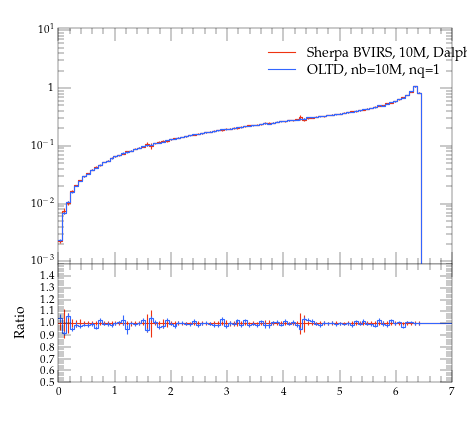

Source code (Python):
#! /usr/bin/env python

# This Python script was auto-generated using YODA v2.0.0.
# Analysis object: /evtb/inc_t_pt
# Timestamp: 15-04-2024 (14:39:54)

import matplotlib as mpl
import matplotlib.pyplot as plt
mpl.use('Agg') # comment out for interactive use
import os
import numpy as np

plotDir = os.path.split(os.path.realpath(__file__))[0]
if 'YODA_USER_PLOT_PATH' in globals():
    plot_outdir = globals()['YODA_USER_PLOT_PATH']
else:
    plot_outdir = plotDir

#plot style
plt.style.use(os.path.join(plotDir, '../default.mplstyle'))
# plot metadata
figW, figH = plt.rcParams['figure.figsize']
ax_xLabel = r''
ax_yLabel = r''
ax_title  = r''
ax_xScale = 'linear'
ax_yScale = 'log'
xLims = (0.0, 7.0)
yLims = (0.0009000000000000001, 11.0)

# TeX-friendly labels for the legend
labels = [ r"Sherpa BVIRS, 10M, Dalpha=0.01", r"OLTD, nb=10M, nq=1" ]

# Create figure and axis objects
fig, (ax, ratio0_ax) = plt.subplots(2, 1, sharex=True,
                  figsize=(figW,figH), gridspec_kw={'height_ratios': (2, 1)})
ratio0_ax.yaxis.set_major_locator(mpl.ticker.MultipleLocator(0.1))
ratio0_ax.set_ylim(0.5, 1.4999)
ratio0_ax.set_ylabel('Ratio')

# LineColor map: curve index -> color
linecolors = {0: '#EE3311', 1: '#3366FF'}
# the numerical data is stored in a separate file
dataf = dict()
prefix = os.path.split(__file__)[0]
if prefix:    prefix = prefix + '/'
exec(open(prefix+'inc_t_pt__data.py').read(), dataf)


legend_handles = [] # keep track of handles for the legend

# style options for curves
# starts at zorder>=5 to draw curve on top of legend
styles = {
  'curve0': {
    'color' : linecolors[0],
    'linestyle' : '-',
    'marker' : 'o',
    'zorder' : 5,
    'histstyle' : True,
  },
  'curve1': {
    'color' : linecolors[1],
    'linestyle' : '-',
    'marker' : 'o',
    'zorder' : 6,
    'histstyle' : True,
  },
}
# curve from input yoda files in main panel
for label in dataf['yvals'].keys():
    if all(np.isnan(v) for v in dataf['yvals'][label]):
        continue
    tmp = None
    if styles[label]['histstyle']: # draw as histogram
        tmp, = ax.plot(dataf['xedges'], dataf['yedges'][label],
                       color=styles[label]['color'],
                       linestyle=styles[label]['linestyle'],
                       drawstyle='steps-pre', solid_joinstyle='miter',
                       zorder=styles[label]['zorder'], label=label)
        ax.errorbar(dataf['xpoints'], dataf['yvals'][label], color=styles[label]['color'],
                    xerr=dataf['xerrs'], yerr=[dataf['ydowns'][label], dataf['yups'][label]],
                    linestyle='none', zorder=styles[label]['zorder'])
    else: # draw as scatter
        tmp = ax.errorbar(dataf['xpoints'], dataf['yvals'][label],
                          xerr=dataf['xerrs'],
                          yerr=[ dataf['ydowns'][label],
                          dataf['yups'][label] ],
                          fmt=styles[label]['marker'],
                          ecolor=styles[label]['color'],
                          color=styles[label]['color'], zorder=2)
        tmp[-1][0].set_linestyle(styles[label]['linestyle'])
    legend_handles += [tmp]
    for varLabel in dataf['variation_yvals'].keys():
        if varLabel.startswith(label):
            tmp, = ax.plot(dataf['xedges'], dataf['variation_yvals'][varLabel],
                           color=styles[label]['color'],
                           linestyle=styles[label]['linestyle'],
                           drawstyle='steps-pre', solid_joinstyle='miter',
                           zorder=styles[label]['zorder'], alpha=0.5)


# plots on ratio panel
# curve from input yoda files in ratio panel
for label, yvals in dataf['ratio0_yvals'].items():
    if all(np.isnan(v) for v in yvals):
        continue
    if styles[label]['histstyle']: # plot as histogram
        ratio0_ax.plot(dataf['xedges'], yvals,
                       color=styles[label]['color'],
                       linestyle=styles[label]['linestyle'],
                       drawstyle='steps-pre', zorder=1,
                       solid_joinstyle='miter')
        ratio0_ax.vlines(dataf['xpoints'],
                         dataf['ratio0_ymin'][label],
                         dataf['ratio0_ymax'][label],
                         color=styles[label]['color'], zorder=1)
    else: # plot as scatter
        tmp = ratio0_ax.errorbar(dataf['xpoints'],
                                 yvals, xerr=dataf['xerrs'],
                                 yerr=dataf['ratio0_yerrs'][label],
                                 fmt=styles[label]['marker'],
                                 ecolor=styles[label]['color'],
                                 color=styles[label]['color'])
        tmp[-1][0].set_linestyle(styles[label]['linestyle'])

    for varlabel in dataf['ratio0_variation_vals'].keys():
        if varlabel.startswith(label):
            ratio0_ax.plot(dataf['xedges'],
                            dataf['ratio0_variation_vals'][varlabel],
                            color=styles[label]['color'],
                            linestyle=styles[label]['linestyle'],
                            drawstyle='steps-pre', solid_joinstyle='miter',
                            zorder=1, alpha=0.5)

legend_pos = (0.5, 0.97)
ax.legend(legend_handles, labels, loc='upper left', bbox_to_anchor=legend_pos)

# set plot metadata as defined above
ratio0_ax.set_xlabel(ax_xLabel)
ratio0_ax.xaxis.set_label_coords(1., -.15)
ax.set_ylabel(ax_yLabel, loc='top')
ax.set_title(ax_title, loc='left')
ax.set_xscale(ax_xScale)
ax.set_yscale(ax_yScale)
ax.set_xlim(xLims)
ax.set_ylim(yLims)

# tick formatting
plt.rcParams['xtick.top'] = True
plt.rcParams['ytick.right'] = True
ax.yaxis.set_major_locator(mpl.ticker.LogLocator(base=10.0, numticks=np.inf))
ax.yaxis.set_minor_locator(mpl.ticker.LogLocator(
                           base=10.0, subs=np.arange(0.1, 1, 0.1), numticks=np.inf))
fig.align_ylabels((ax, ratio0_ax))
plt.savefig(os.path.join(plot_outdir, 'inc_t_pt.pdf'), format='PDF')
plt.savefig(os.path.join(plot_outdir, 'inc_t_pt.png'), format='PNG')

plt.close(fig)
